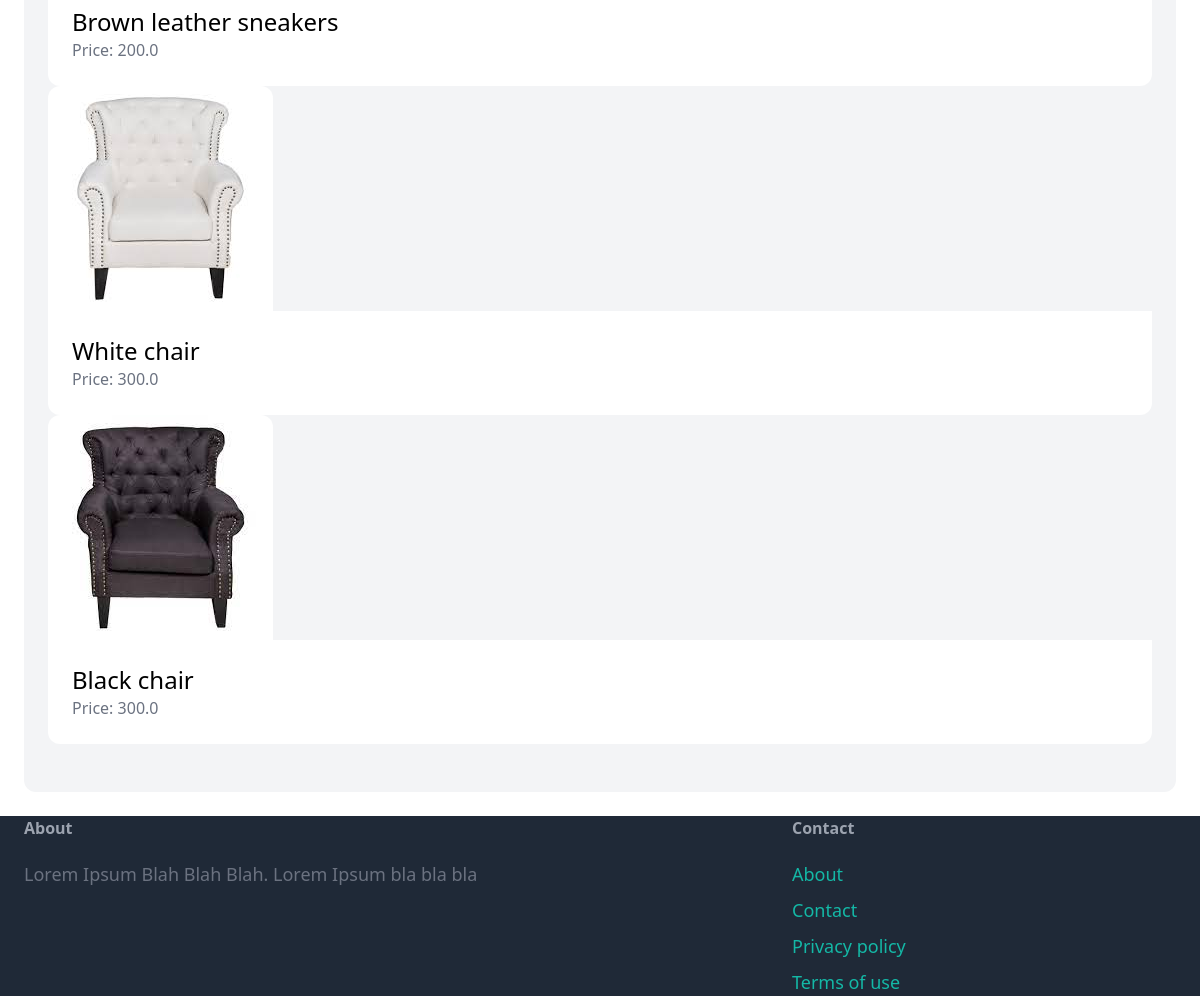
Before: /dashboard/ (signed in, lower part) with the older database file.
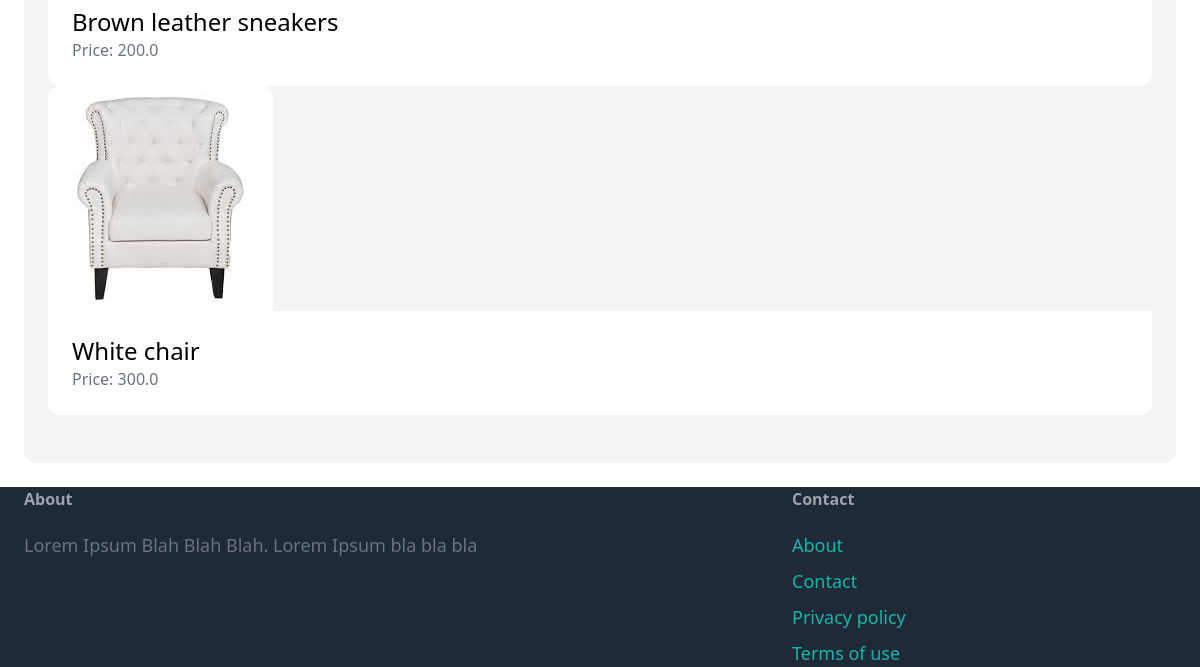
After: the same page with the newer database file.
### item/models.py (models this page shows, shortened)
class Item(models.Model):
    category = models.ForeignKey(Category, related_name='items', on_delete=models.CASCADE)
    name = models.CharField(max_length=255)
    description = models.TextField(blank=True, null=True)
    price = models.FloatField()
    image = models.ImageField(upload_to='item_images', blank=True, null=True)
    is_sold = models.BooleanField(default=False)
    created_at = models.DateTimeField(auto_now_add=True)
    created_by = models.ForeignKey(User, related_name='items', on_delete=models.CASCADE)
    class Meta:
        verbose_name_plural = 'items'

### dashboard/views.py (the view)
# urls.py: path('', views.index, name='index'),
@login_required
def index(request):
    items = Item.objects.filter(created_by=request.user)
    context = {
        'items': items,
    }
    return render(request, 'dashboard/index.html', context)

### dashboard/templates/dashboard/index.html (shortened to what this page needs)
{% extends 'base.html' %}
{% block content%}
    <div class="mt-6 px-6 py-12 bg-gray-100 rounded-xl">
        <div class="gird grid-cols-3 gap-3">
            {% for item in items %}
                <div>
                    <a href="{% url 'item:detail' item.id %}">
                        <div>
                            <img src="{{ item.image.url }}" class="rounded-t-xl">
                        </div>
                        <div class="p-6 bg-white rounded-b-xl">
                            <h2 class="text-2xl">{{ item.name }}</h2>
                            <p class="text-gray-500">Price: {{ item.price }}</p>
                        </div>
                    </a>
                </div>
            {% endfor %}
        </div>
    </div>
{% endblock content %}

Changed rows visible on the page:
no longer on this page (row edited): Item: image (picture), name "Black chair", price "300.0"
